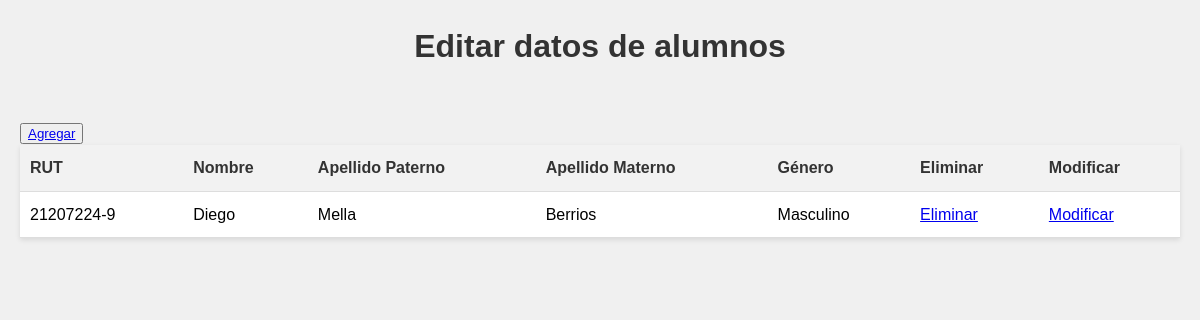
/alumnos/crud, run on an earlier commit of the app's database.
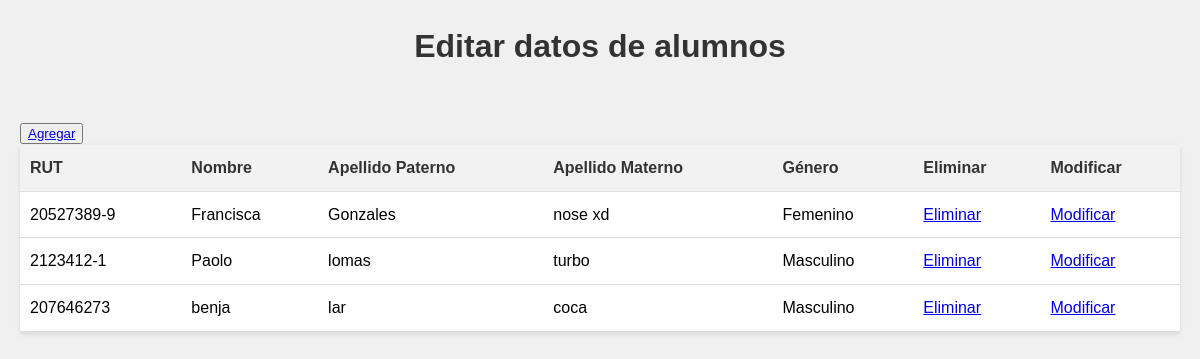
And on a later commit of the database.
### alumnos/models.py (models this page shows, shortened)
class Alumno(models.Model):
    rut = models.CharField(primary_key=True, max_length=10)
    nombre = models.CharField(max_length=20)
    apellido_paterno = models.CharField(max_length=20)
    apellido_materno = models.CharField(max_length=20)
    fecha_nacimiento = models.DateField(blank=False, null=False)
    id_genero = models.ForeignKey('Genero',on_delete=models.CASCADE, db_column='idGenero')
    telefono = models.CharField(max_length=45)
    email = models.EmailField(unique=True, max_length=100, blank=True, null=True)
    direccion = models.CharField(max_length=50, blank=True, null=True)
    activo = models.IntegerField()

class Genero(models.Model):
    id_genero = models.AutoField(db_column='idGenero', primary_key=True)
    genero = models.CharField(max_length=20, blank=False, null=False)
    def __str__(self):
        return str(self.genero)

### alumnos/views.py (the view)
# urls.py: path('crud', views.crud, name='crud'),
def crud(request):
    alumnos = Alumno.objects.all()
    context = {'alumnos':alumnos}
    return render(request, 'alumnos/alumnos_list.html',context)

### alumnos/templates/alumnos/alumnos_list.html (shortened to what this page needs)
{% load static %}
<!DOCTYPE html>
<html lang="en">
<head>
    <link rel="stylesheet" type="text/css" href="{% static 'css/styles.css' %}">
</head>
<body>
        <h1> Editar datos de alumnos </h1>
        <br>
        <button type="button"> <a href="{% url 'alumnosAdd' %}"> Agregar </a> </button>
        <br>
    <table>
        {%if alumnos %}
            <tr>
            <th>RUT</th>
            <th>Nombre</th>
            <th>Apellido Paterno</th>
            <th>Apellido Materno</th>
            <th>Género</th>
            <th>Eliminar</th>
            <th>Modificar</th>
            {% for x in alumnos %}
                <tr>
                        <td>{{x.rut}}</td>
                        <td>{{x.nombre}}</td>
                        <td>{{x.apellido_paterno}}</td>
                        <td>{{x.apellido_materno}}</td>
                        <td>{{x.id_genero}}</td>
                        <td><a href="{% url 'alumnos_del' pk=x.rut %}">Eliminar</a></td>
                        <td><a href="{% url 'alumnos_findEdit' pk=x.rut %}">Modificar</a></td>
                </tr>
            {% endfor %}
        {% endif %}
        </tr>
    </table>
</body>
</html>

What changed in the data, as far as the page shows it:
removed Alumno: rut "21207224-9", nombre "Diego", apellido_paterno "Mella", apellido_materno "Berrios", id_genero "Masculino"
added Alumno: rut "20527389-9", nombre "Francisca", apellido_paterno "Gonzales", apellido_materno "nose xd", id_genero "Femenino"
added Alumno: rut "2123412-1", nombre "Paolo", apellido_paterno "lomas", apellido_materno "turbo", id_genero "Masculino"
added Alumno: rut "207646273", nombre "benja", apellido_paterno "lar", apellido_materno "coca", id_genero "Masculino"
